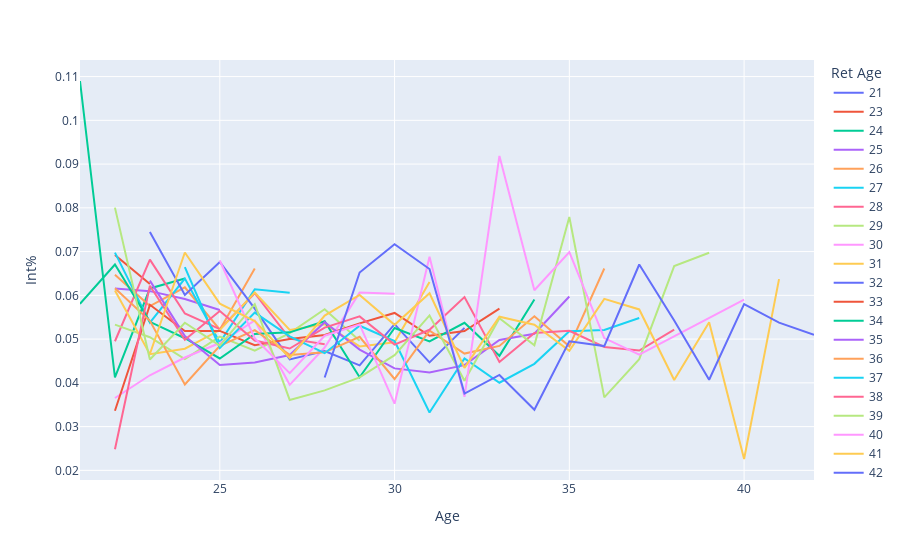

Write notebook code for a chart like this one.
### Code cell
px.line(ret_passing, x = 'Age', y = 'Int%', color = 'Ret Age')

### Figure 1 — Plotly figure (JSON) as saved in the notebook; plotly's stock layout.template omitted (floating-point values rounded to 4 significant figures)
{"data": [{"hovertemplate": "Ret Age=21<br>Age=%{x}<br>Int%=%{y}<extra></extra>", "legendgroup": "21", "line": {"color": "#636efa", "dash": "solid"}, "mode": "lines", "name": "21", "orientation": "v", "showlegend": true, "type": "scatter", "x": [21], "xaxis": "x", "y": [0.09232], "yaxis": "y"}, {"hovertemplate": "Ret Age=23<br>Age=%{x}<br>Int%=%{y}<extra></extra>", "legendgroup": "23", "line": {"color": "#EF553B", "dash": "solid"}, "mode": "lines", "name": "23", "orientation": "v", "showlegend": true, "type": "scatter", "x": [22, 23], "xaxis": "x", "y": [0.06923, 0.06259], "yaxis": "y"}, {"hovertemplate": "Ret Age=24<br>Age=%{x}<br>Int%=%{y}<extra></extra>", "legendgroup": "24", "line": {"color": "#00cc96", "dash": "solid"}, "mode": "lines", "name": "24", "orientation": "v", "showlegend": true, "type": "scatter", "x": [21, 22, 23, 24], "xaxis": "x", "y": [0.109, 0.04126, 0.06158, 0.06385], "yaxis": "y"}, {"hovertemplate": "Ret Age=25<br>Age=%{x}<br>Int%=%{y}<extra></extra>", "legendgroup": "25", "line": {"color": "#ab63fa", "dash": "solid"}, "mode": "lines", "name": "25", "orientation": "v", "showlegend": true, "type": "scatter", "x": [22, 23, 24, 25], "xaxis": "x", "y": [0.06158, 0.06096, 0.05917, 0.05664], "yaxis": "y"}, {"hovertemplate": "Ret Age=26<br>Age=%{x}<br>Int%=%{y}<extra></extra>", "legendgroup": "26", "line": {"color": "#FFA15A", "dash": "solid"}, "mode": "lines", "name": "26", "orientation": "v", "showlegend": true, "type": "scatter", "x": [22, 23, 24, 25, 26], "xaxis": "x", "y": [0.06472, 0.05755, 0.06185, 0.05213, 0.06611], "yaxis": "y"}, {"hovertemplate": "Ret Age=27<br>Age=%{x}<br>Int%=%{y}<extra></extra>", "legendgroup": "27", "line": {"color": "#19d3f3", "dash": "solid"}, "mode": "lines", "name": "27", "orientation": "v", "showlegend": true, "type": "scatter", "x": [22, 23, 24, 25, 26, 27], "xaxis": "x", "y": [0.06977, 0.05374, 0.06384, 0.04921, 0.06139, 0.06058], "yaxis": "y"}, {"hovertemplate": "Ret Age=28<br>Age=%{x}<br>Int%=%{y}<extra></extra>", "legendgroup": "28", "line": {"color": "#FF6692", "dash": "solid"}, "mode": "lines", "name": "28", "orientation": "v", "showlegend": true, "type": "scatter", "x": [22, 23, 24, 25, 26, 27, 28], "xaxis": "x", "y": [0.0495, 0.06817, 0.05584, 0.05228, 0.0605, 0.05011, 0.04883], "yaxis": "y"}, {"hovertemplate": "Ret Age=29<br>Age=%{x}<br>Int%=%{y}<extra></extra>", "legendgroup": "29", "line": {"color": "#B6E880", "dash": "solid"}, "mode": "lines", "name": "29", "orientation": "v", "showlegend": true, "type": "scatter", "x": [22, 23, 24, 25, 26, 27, 28, 29], "xaxis": "x", "y": [0.0533, 0.05043, 0.04544, 0.05055, 0.04735, 0.05138, 0.05683, 0.04962], "yaxis": "y"}, {"hovertemplate": "Ret Age=30<br>Age=%{x}<br>Int%=%{y}<extra></extra>", "legendgroup": "30", "line": {"color": "#FF97FF", "dash": "solid"}, "mode": "lines", "name": "30", "orientation": "v", "showlegend": true, "type": "scatter", "x": [22, 23, 24, 25, 26, 27, 28, 29, 30], "xaxis": "x", "y": [0.03653, 0.04173, 0.04579, 0.04911, 0.05425, 0.03955, 0.04807, 0.06062, 0.06036], "yaxis": "y"}, {"hovertemplate": "Ret Age=31<br>Age=%{x}<br>Int%=%{y}<extra></extra>", "legendgroup": "31", "line": {"color": "#FECB52", "dash": "solid"}, "mode": "lines", "name": "31", "orientation": "v", "showlegend": true, "type": "scatter", "x": [22, 23, 24, 25, 26, 27, 28, 29, 30, 31], "xaxis": "x", "y": [0.06112, 0.04654, 0.04781, 0.05207, 0.06064, 0.0521, 0.05341, 0.04832, 0.04927, 0.06304], "yaxis": "y"}, {"hovertemplate": "Ret Age=32<br>Age=%{x}<br>Int%=%{y}<extra></extra>", "legendgroup": "32", "line": {"color": "#636efa", "dash": "solid"}, "mode": "lines", "name": "32", "orientation": "v", "showlegend": true, "type": "scatter", "x": [23, 24, 25, 26, 27, 28, 29, 30, 31, 32], "xaxis": "x", "y": [0.07448, 0.0601, 0.06762, 0.05696, 0.04536, 0.04728, 0.04399, 0.05341, 0.04467, 0.05256], "yaxis": "y"}, {"hovertemplate": "Ret Age=33<br>Age=%{x}<br>Int%=%{y}<extra></extra>", "legendgroup": "33", "line": {"color": "#EF553B", "dash": "solid"}, "mode": "lines", "name": "33", "orientation": "v", "showlegend": true, "type": "scatter", "x": [22, 23, 24, 25, 26, 27, 28, 29, 30, 31, 32, 33], "xaxis": "x", "y": [0.03362, 0.05783, 0.05182, 0.05188, 0.04861, 0.05004, 0.05093, 0.0536, 0.05598, 0.05076, 0.05182, 0.05698], "yaxis": "y"}, {"hovertemplate": "Ret Age=34<br>Age=%{x}<br>Int%=%{y}<extra></extra>", "legendgroup": "34", "line": {"color": "#00cc96", "dash": "solid"}, "mode": "lines", "name": "34", "orientation": "v", "showlegend": true, "type": "scatter", "x": [21, 22, 23, 24, 25, 26, 27, 28, 29, 30, 31, 32, 33, 34], "xaxis": "x", "y": [0.05805, 0.06705, 0.05395, 0.0502, 0.04558, 0.05117, 0.05154, 0.05409, 0.04128, 0.05253, 0.04949, 0.05373, 0.04618, 0.05907], "yaxis": "y"}, {"hovertemplate": "Ret Age=35<br>Age=%{x}<br>Int%=%{y}<extra></extra>", "legendgroup": "35", "line": {"color": "#ab63fa", "dash": "solid"}, "mode": "lines", "name": "35", "orientation": "v", "showlegend": true, "type": "scatter", "x": [23, 24, 25, 26, 27, 28, 29, 30, 31, 32, 33, 34, 35], "xaxis": "x", "y": [0.06336, 0.0507, 0.04409, 0.04465, 0.04637, 0.05387, 0.0476, 0.04331, 0.04235, 0.04404, 0.0498, 0.05123, 0.05972], "yaxis": "y"}, {"hovertemplate": "Ret Age=36<br>Age=%{x}<br>Int%=%{y}<extra></extra>", "legendgroup": "36", "line": {"color": "#FFA15A", "dash": "solid"}, "mode": "lines", "name": "36", "orientation": "v", "showlegend": true, "type": "scatter", "x": [22, 23, 24, 25, 26, 27, 28, 29, 30, 31, 32, 33, 34, 35, 36], "xaxis": "x", "y": [0.06163, 0.05418, 0.03962, 0.04848, 0.05203, 0.04639, 0.04697, 0.05054, 0.04088, 0.05191, 0.04669, 0.04844, 0.0552, 0.04834, 0.06614], "yaxis": "y"}, {"hovertemplate": "Ret Age=37<br>Age=%{x}<br>Int%=%{y}<extra></extra>", "legendgroup": "37", "line": {"color": "#19d3f3", "dash": "solid"}, "mode": "lines", "name": "37", "orientation": "v", "showlegend": true, "type": "scatter", "x": [24, 25, 26, 27, 28, 29, 30, 31, 32, 33, 34, 35, 36, 37], "xaxis": "x", "y": [0.06647, 0.04796, 0.05605, 0.05064, 0.04678, 0.05305, 0.04955, 0.03322, 0.04558, 0.04003, 0.04435, 0.05179, 0.05209, 0.05482], "yaxis": "y"}, {"hovertemplate": "Ret Age=38<br>Age=%{x}<br>Int%=%{y}<extra></extra>", "legendgroup": "38", "line": {"color": "#FF6692", "dash": "solid"}, "mode": "lines", "name": "38", "orientation": "v", "showlegend": true, "type": "scatter", "x": [22, 23, 24, 25, 26, 27, 28, 29, 30, 31, 32, 33, 34, 35, 36, 37, 38], "xaxis": "x", "y": [0.02481, 0.0622, 0.04987, 0.0564, 0.04967, 0.04784, 0.05261, 0.05519, 0.04874, 0.05213, 0.05959, 0.04477, 0.05142, 0.0519, 0.0482, 0.04738, 0.05214], "yaxis": "y"}, {"hovertemplate": "Ret Age=39<br>Age=%{x}<br>Int%=%{y}<extra></extra>", "legendgroup": "39", "line": {"color": "#B6E880", "dash": "solid"}, "mode": "lines", "name": "39", "orientation": "v", "showlegend": true, "type": "scatter", "x": [22, 23, 24, 25, 26, 27, 28, 29, 30, 31, 32, 33, 34, 35, 36, 37, 38, 39], "xaxis": "x", "y": [0.08005, 0.04534, 0.05373, 0.0485, 0.05798, 0.03609, 0.03828, 0.04125, 0.04633, 0.05541, 0.0405, 0.05476, 0.04858, 0.0779, 0.03668, 0.04543, 0.0667, 0.06974], "yaxis": "y"}, {"hovertemplate": "Ret Age=40<br>Age=%{x}<br>Int%=%{y}<extra></extra>", "legendgroup": "40", "line": {"color": "#FF97FF", "dash": "solid"}, "mode": "lines", "name": "40", "orientation": "v", "showlegend": true, "type": "scatter", "x": [25, 26, 27, 28, 29, 30, 31, 32, 33, 34, 35, 36, 37, 40], "xaxis": "x", "y": [0.06796, 0.05018, 0.04222, 0.05077, 0.05335, 0.03523, 0.06884, 0.03682, 0.09186, 0.06117, 0.0699, 0.05023, 0.04645, 0.059], "yaxis": "y"}, {"hovertemplate": "Ret Age=41<br>Age=%{x}<br>Int%=%{y}<extra></extra>", "legendgroup": "41", "line": {"color": "#FECB52", "dash": "solid"}, "mode": "lines", "name": "41", "orientation": "v", "showlegend": true, "type": "scatter", "x": [23, 24, 25, 26, 27, 28, 29, 30, 31, 32, 33, 34, 35, 36, 37, 38, 39, 40, 41], "xaxis": "x", "y": [0.04659, 0.06978, 0.05811, 0.05411, 0.04569, 0.05539, 0.06009, 0.05326, 0.06048, 0.04342, 0.05511, 0.0533, 0.04732, 0.05919, 0.05678, 0.04066, 0.05385, 0.0226, 0.0637], "yaxis": "y"}, {"hovertemplate": "Ret Age=42<br>Age=%{x}<br>Int%=%{y}<extra></extra>", "legendgroup": "42", "line": {"color": "#636efa", "dash": "solid"}, "mode": "lines", "name": "42", "orientation": "v", "showlegend": true, "type": "scatter", "x": [28, 29, 30, 31, 32, 33, 34, 35, 36, 37, 38, 39, 40, 41, 42], "xaxis": "x", "y": [0.04122, 0.06523, 0.07168, 0.06601, 0.03756, 0.04181, 0.03386, 0.04951, 0.0484, 0.06705, 0.05425, 0.0407, 0.05798, 0.05375, 0.05097], "yaxis": "y"}], "layout": {"legend": {"title": {"text": "Ret Age"}, "tracegroupgap": 0}, "margin": {"t": 60}, "xaxis": {"anchor": "y", "domain": [0, 1], "title": {"text": "Age"}}, "yaxis": {"anchor": "x", "domain": [0, 1], "title": {"text": "Int%"}}}}
